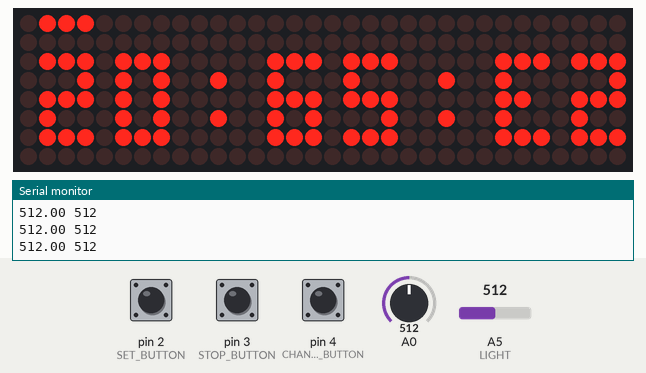
This sketch was run on a simulated Arduino Uno, built with avr-gcc and run on an emulated ATmega328P. Shown: 32×8 LED matrix, the last lines printed to the serial monitor. The inputs (shaded band) are chosen by the test bench; at power-on: pin 2 (SET_BUTTON) HIGH, A0 = 512, pin 3 (STOP_BUTTON) HIGH, pin 4 (CHANGE_BUTTON) HIGH, A5 (LIGHT) = 512.

Above: at 1.4 s.
1.5 s: pin 2 (SET_BUTTON) pulled LOW for 0.15 s
At 2.5 s:
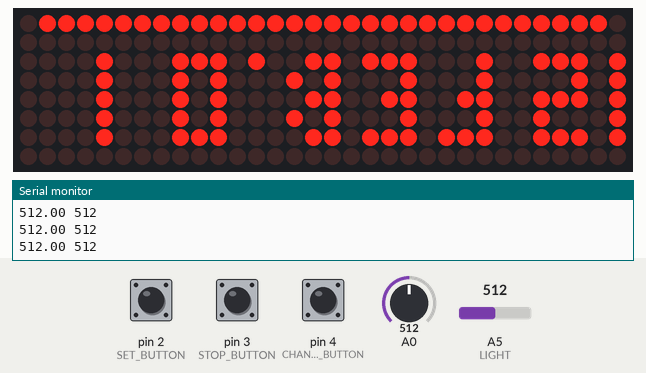
3.1 s: A0 set to 231
6.1 s: A0 set to 211
7.6 s: A0 set to 506
10.6 s: A0 set to 528
12.1 s: pin 2 (SET_BUTTON) pulled LOW for 0.15 s
At 12.46 s:
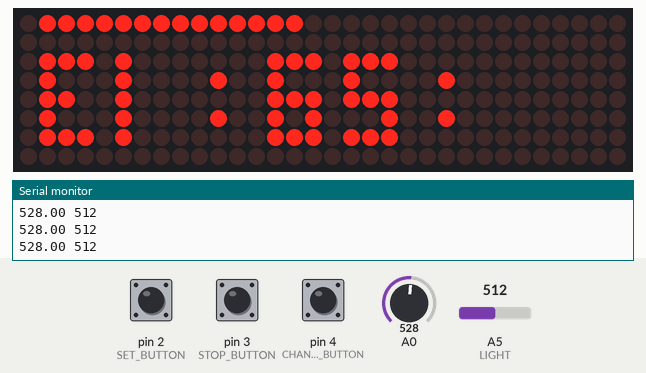
At 13.34 s:
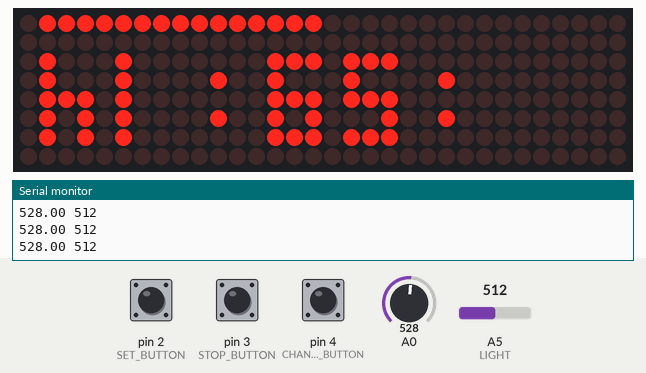
Timing chart, 0 to 15.1 s (numbered marks = the images above; inputs shaded):
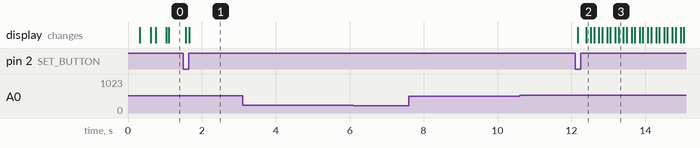

The sketch:

miniClock.ino
```cpp
#include <LedControl.h>
#include "FontLEDClock.h" // Font library

#define SET_BUTTON 2
#define CHANGE_BUTTON 4
#define STOP_BUTTON 3

unsigned long int dtTime;
unsigned long int timer = 0;
int keep = 0;
double x_raw;
int x_raw_min = 290;
int x_raw_max = 440;

LedControl lc = LedControl(11, 13, 10, 4); // DIN,CLK,CS,Number of LED Module
uint8_t intensity = 1;

unsigned long delaytime = 50;

void setup() {
  Serial.begin(9600);
  int devices = lc.getDeviceCount();
  for (int address = 0; address < devices; address++) {
    lc.shutdown(address, false);
    lc.setIntensity(address, 8);
    lc.clearDisplay(address);
  }
  pinMode(A0,INPUT);
  pinMode(A1,INPUT);
  pinMode(A2,INPUT);
  pinMode(A5,INPUT);
  pinMode(SET_BUTTON,INPUT_PULLUP);
  pinMode(CHANGE_BUTTON,INPUT_PULLUP);
  pinMode(STOP_BUTTON,INPUT_PULLUP);

  noInterrupts();           /* disable all interrupts             */
  TCCR1A  = 0;
  TCCR1B  = 0;
  TCNT1   = 3036;           /* preload timer 65536-16MHz/256/1Hz  */
  TCCR1B |= (1 << CS12);    /* 256 prescaler                      */
  TIMSK1 |= (1 << TOIE1);   /* enable timer overflow interrupt    */
  interrupts();
}

typedef struct State {
  String CLOCK;
  unsigned long int num;
} SType;

SType TIME[3] = { {"",23}, {"",59}, {"",0} };
SType stopwatch[3] =  { {"",0}, {"",0}, {"",0} };
SType alarm[2] = { {"",0}, {"",0}};

typedef struct SCalender {
  int num[3] = { 1, 1, 1}; //yy/mm/dd
  int numDate[12] = { 31, 28, 31, 30, 31, 30, 31, 31, 30, 31, 30, 31};
  int numMonth = 10;
  String month[12] = { "JAN", "FEB", "MAR", "APR", "MAY", "JUN", "JUL", "AUG", "SEP", "OCT", "NOV", "DEC"};
  int numYear = 19;
} cal;

cal CAL;

int jitter(const int axis){
    delay(1);
    long sum = 0;
    for(int i=0;i<16;i++){
      sum += analogRead(axis);
    }
    return sum/16;
}

void test_all_led(){
    for (uint8_t x = 0; x <= 31; x++) {
      for (uint8_t y = 0; y <= 7; y++) {
        plot(x, y, 1);
        delay(2);
    }
  }
  clear_display();
}

void line(int y){
  if(TIME[2].num < 30)
    for(int i=1; i<=TIME[2].num + 1; ++i)
      plot(i , y, 1);
  else if(TIME[2].num < 59)
    for(int i=1; i<=60 - TIME[2].num - 1; ++i)
      plot(i , y, 1);

  if (TIME[2].num >= 30)
      plot(60 - TIME[2].num  , y, 0);
}

//plot a point on the display
void plot (uint8_t x, uint8_t y, bool value) {

  uint8_t address;
  if (x >= 0 && x <= 7)   { address = 3; }
  if (x >= 8 && x <= 15)  { address = 2; x = x - 8; }
  if (x >= 16 && x <= 23) { address = 1; x = x - 16; }
  if (x >= 24 && x <= 31) { address = 0; x = x - 24; }

  lc.setLed(address, y, x, value);
}

//clear screen
void clear_display() {
  for (uint8_t address = 0; address < 4; address++) {
    lc.clearDisplay(address);
  }
}

void print_tiny_char(int x, int y, char c)
{
  uint8_t dots;
  if (c >= 'A' && c <= 'Z' || (c >= 'a' && c <= 'z') ) { c &= 0x1F; }  // A-Z maps to 1-26
  else if (c >= '0' && c <= '9') { c = (c - '0') + 32; }
  else if (c == ' ') { c = 0;  } // space
  else if (c == '.') { c = 27; } // colon
  else if (c == ':') { c = 28; } // colon
  else if (c == '\''){ c = 29; } // single quote mark

  for (uint8_t col = 0; col < 4; col++) {
    dots = pgm_read_byte_near(&mytinyfont[c][col]);
    for (uint8_t row = 0; row < 5; row++) {
      if (dots & (16 >> row))
        plot(abs( x + col ), abs( y + row ), true);
      else
        plot(abs( x + col ), abs( y + row ), false);
    }
  }
}

void print_bell(int x, int y) {
  uint8_t dots;

  for (uint8_t col = 0; col < 8; col++) {
    dots = pgm_read_byte_near(&mybell[0][col]);
    for (uint8_t row = 0; row < 5; row++) {
      if (dots & (16 >> row))
        plot(abs( x + col ), abs( y + row ), true);
      else
        plot(abs( x + col ), abs( y + row ), false);
    }
  }
}

ISR(TIMER1_OVF_vect)        // interrupt service routine
{
  TCNT1 = 3036;             /* preload timern */
  TIME[2].num++;
}

int a,b = 1; int rotate = 1; int light; int LDR; int i , count, y;
void ROTATE() {
  x_raw = jitter(A0);

  a = map(x_raw,x_raw_min,x_raw_max,-90,90);
  if( a / b < 0 ) {
    test_all_led();
    rotate *= -1;
  }
  b = a;

  if( rotate == -1 ) { i=0; count = 1; y = 1; }
  else { i=-8; count = -1; y = -6; }

  Serial.print(x_raw); Serial.print(" "); Serial.println(analogRead(A5));
}

void LIGHT() {
  light = map(analogRead(A5), 100, 1000, 1, 10);
  for (int address = 0; address < 4; address++) {
    lc.setIntensity(address, 10 - (analogRead(A5)/100));
  }
}

//display
void SHOW() {
  ROTATE();

  for(int k = 0; k<3 ; ++k) {
    TIME[k].CLOCK = "";
    keep = TIME[k].num;
    for (int i = 0; i < 2; ++i)
    {
      TIME[k].CLOCK += keep / 10;
      keep = keep % 10 * 10;
    }
  }

  line(y+6);

  for(int m = 0; m < 3; m++) {
    for (int k = 0; k < 2; ++k) {
      print_tiny_char((i * 4)+1, y, TIME[m].CLOCK[k]);
      i++;
    }
    if(m!=2 && TIME[2].num!=0)
      print_tiny_char((i * 4)+1, y, ':');
    i++;
  }
}

void DATE() {
  ROTATE();

  for(int i=1; i<=30; ++i)
      plot(i , y+6, 1);

  CAL.num[2] = CAL.num[2] % CAL.numDate[CAL.num[1]];
  CAL.num[1] = CAL.num[1]%12;
  CAL.num[0] = CAL.num[0]%100;

  int k=0;
  print_tiny_char((i * 4)+count, y, (CAL.num[2]+1)/10 + '0'); i++;
  print_tiny_char((i * 4)+count, y, (CAL.num[2]+1)%10 + '0'); i++;
  while(CAL.month[CAL.num[1]][k]) {
    print_tiny_char((i * 4)+count+1, y, CAL.month[CAL.num[1]][k]); i++; k++;
  }
  print_tiny_char((i * 4)+count+1, y, '.');
  print_tiny_char((i * 4)+count+3, y, CAL.num[0]/10 + '0'); i++;
  print_tiny_char((i * 4)+count+3, y, CAL.num[0]%10 + '0');
}

void BLINK(int mode) {
  ROTATE();

  int k=0, m;
  switch(mode) {
    case 0: k=4*i; m=k+9; break;
    case 1: i+=2; k=4*i+1; m=k+13; break;
    case 2: i+=6; k=4*i-1; m=k+8; break;
  }
  while(k!=m) {
    int n = 0;
    while(n<5) {
      plot(abs(k+1) , abs(y+n), 0); n++;
    }
    k++;
  }
}

void setTime(int mode) {
  BLINK(mode);
  delay(100);
  SHOW();
}

void setDate(int mode) {
  BLINK(mode);
  delay(100);
  DATE();
}

int pause; bool checkcontinue = false; bool checkreset = true; int stopstart;
void STOPWATCH(int start, int reset) {
  ROTATE();

  if(!checkcontinue and start) {
    stopstart = TIME[2].num;
    checkreset = false;
    checkcontinue = true;
    stopwatch[2].num = pause;
  }
  else if(checkcontinue and start) {
    pause = stopwatch[2].num;
    checkcontinue = false;
  }
  else if(!checkreset and reset) {
    checkreset = true;
    checkcontinue = false;
    for(int i=0; i<3; ++i)
      stopwatch[i].num = 0;
    pause =0;
  }
  else if(checkreset)
    stopwatch[2].num = 0;
  else if(!checkcontinue )
    stopwatch[2].num = pause;
  else if(checkcontinue ) {
    if(TIME[2].num == 0 and stopstart == 59)
      stopstart = -1;
    stopwatch[2].num += TIME[2].num - stopstart;
    stopstart = TIME[2].num;
  }

  if(stopwatch[2].num == 60)
    stopwatch[1].num++;
  if(stopwatch[1].num == 60)
    stopwatch[0].num++;

  stopwatch[0].num%=24;
  stopwatch[1].num%=60;
  stopwatch[2].num%=60;

   for(int k = 0; k<3 ; ++k) {
    stopwatch[k].CLOCK = "";
    keep = stopwatch[k].num;
    for (int i = 0; i < 2; ++i)
    {
      stopwatch[k].CLOCK += keep / 10;
      keep = keep % 10 * 10;
    }
  }

  line(y+6);

  for(int m = 0; m < 3; m++) {
    for (int k = 0; k < 2; ++k) {
      print_tiny_char((i * 4)+1, y, stopwatch[m].CLOCK[k]);
      i++;
    }
    if(m!=2 && stopwatch[2].num!=0)
      print_tiny_char((i * 4)+1, y, ':');
    i++;
  }
}

void TIMER() {
  ROTATE();
}

void setALARM(int mode) {
  BLINK(mode);
  delay(100);
  ROTATE();

  alarm[0].num%=24;
  alarm[1].num%=60;
  for(int k = 0; k<2 ; ++k) {
    alarm[k].CLOCK = "";
    keep = alarm[k].num;
    for (int i = 0; i < 2; ++i)
    {
      alarm[k].CLOCK += keep / 10;
      keep = keep % 10 * 10;
    }
  }

  for(int i=1; i<=30; ++i)
      plot(i , y+6, 1);

  for(int m = 0; m < 2; m++) {
    for (int k = 0; k < 2; ++k) {
      print_tiny_char((i * 4)+3, y, alarm[m].CLOCK[k]);
      i++;
    }
    if(m!=1)
      print_tiny_char((i * 4)+3, y, ':');
    i++;
  }

  print_bell((i * 4), y);
}

bool soundAlarm = false;
void ALARM(int input) {
  if(input)
    soundAlarm = false;
  else if(alarm[0].num == TIME[0].num)
    if(alarm[1].num == TIME[1].num)
      soundAlarm = true;
    else soundAlarm = true;

  if(soundAlarm)
    int a;
}

int input1;
int input2;
int input3;
int mode = 0;
int change = 0;
void BUTTONPRESSED() {
  input1 = !digitalRead(SET_BUTTON);
  mode = (mode+input1)%6;

  if(mode != change) input2 = 0;

  if(mode == 4 || mode == 5) input2 = (input2+!digitalRead(CHANGE_BUTTON))%2;
  else input2 = (input2+!digitalRead(CHANGE_BUTTON))%3;

  input3 = !digitalRead(STOP_BUTTON);

  if(input1)
    clear_display();

  ROTATE();
  LIGHT();
  ALARM(input1);

  switch(mode)
  {
    case 0: if(TIME[2].num ==25 or TIME[2].num == 31)
              test_all_led();
            if(TIME[2].num >=25 and TIME[2].num <= 30) {
              DATE();
            } else SHOW(); break;
    case 1: DATE(); break;
    case 2:
            if(input2 == 2 and input3 == 1)
              TIME[input2].num = 0;
            else if(input3 == 1)
              TIME[input2].num++;
            setTime(input2); break;

    case 3: if(input3 == 1) CAL.num[3-input2-1]++;
            setDate(input2); break;
    case 4: STOPWATCH(input2, input3); break;
    case 5: if(input3 == 1) alarm[input2].num++;
            setALARM(input2); break;
    default: break;

  }

  change = mode;
}

void CLOCK() {
  while (TIME[0].num < 24) {
    while (TIME[1].num < 60) {
      while (TIME[2].num < 60) {

        ROTATE();

        TIME[1].num%=60;
        TIME[0].num%=24;

        BUTTONPRESSED();
      }
    TIME[2].num = 0;
    TIME[1].num++;
  }
  TIME[1].num = 0;
  TIME[0].num++;
  }
}

void loop() {
  test_all_led();
  while (1)
  {
    CLOCK();

    CAL.num[3]++;
    if(CAL.num[3] == CAL.numDate[CAL.num[1]])
      CAL.num[1]++;
    if(CAL.num[1] == 12)
      CAL.num[0]++;
    TIME[0].num = 0;
  }
}
```

Source omitted: FontLEDClock.h (data table, 5622 bytes)

Measured:
- after the input at 1.5 s, the display: first changes after 0.06 s (image 1 shows a later state)
- after the input at 12.1 s, the display: first changes after 0.08 s (image 2 shows a later state)
